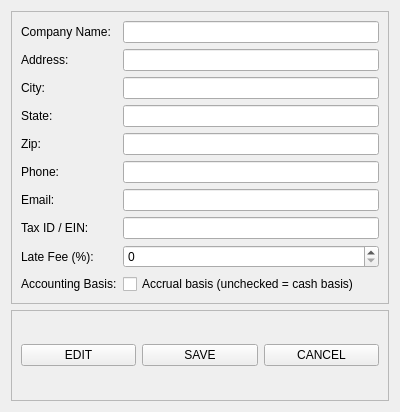
<?xml version="1.0" encoding="UTF-8"?>
<ui version="4.0">
 <class>CompanyProfile</class>
 <widget class="QWidget" name="CompanyProfile">
  <property name="geometry">
   <rect>
    <x>0</x>
    <y>0</y>
    <width>400</width>
    <height>412</height>
   </rect>
  </property>
  <property name="maximumSize">
   <size>
    <width>450</width>
    <height>500</height>
   </size>
  </property>
  <property name="windowTitle">
   <string>Company Profile</string>
  </property>
  <layout class="QVBoxLayout" name="verticalLayout">
   <item>
    <widget class="QFrame" name="frame">
     <property name="frameShape">
      <enum>QFrame::Shape::StyledPanel</enum>
     </property>
     <property name="frameShadow">
      <enum>QFrame::Shadow::Raised</enum>
     </property>
     <layout class="QFormLayout" name="formLayout">
      <item row="0" column="0">
       <widget class="QLabel" name="CompanyName_Label">
        <property name="text">
         <string>Company Name:</string>
        </property>
        <property name="buddy">
         <cstring>CompanyName_LineEdit</cstring>
        </property>
       </widget>
      </item>
      <item row="0" column="1">
       <widget class="QLineEdit" name="CompanyName_LineEdit"/>
      </item>
      <item row="1" column="0">
       <widget class="QLabel" name="Address_Label">
        <property name="text">
         <string>Address:</string>
        </property>
        <property name="buddy">
         <cstring>Address_LineEdit</cstring>
        </property>
       </widget>
      </item>
      <item row="1" column="1">
       <widget class="QLineEdit" name="Address_LineEdit"/>
      </item>
      <item row="2" column="0">
       <widget class="QLabel" name="City_Label">
        <property name="text">
         <string>City:</string>
        </property>
        <property name="buddy">
         <cstring>City_LineEdit</cstring>
        </property>
       </widget>
      </item>
      <item row="2" column="1">
       <widget class="QLineEdit" name="City_LineEdit"/>
      </item>
      <item row="3" column="0">
       <widget class="QLabel" name="State_Label">
        <property name="text">
         <string>State:</string>
        </property>
        <property name="buddy">
         <cstring>State_LineEdit</cstring>
        </property>
       </widget>
      </item>
      <item row="3" column="1">
       <widget class="QLineEdit" name="State_LineEdit"/>
      </item>
      <item row="4" column="0">
       <widget class="QLabel" name="Zip_Label">
        <property name="text">
         <string>Zip:</string>
        </property>
        <property name="buddy">
         <cstring>Zip_LineEdit</cstring>
        </property>
       </widget>
      </item>
      <item row="4" column="1">
       <widget class="QLineEdit" name="Zip_LineEdit"/>
      </item>
      <item row="5" column="0">
       <widget class="QLabel" name="Phone_Label">
        <property name="text">
         <string>Phone:</string>
        </property>
        <property name="buddy">
         <cstring>Phone_LineEdit</cstring>
        </property>
       </widget>
      </item>
      <item row="5" column="1">
       <widget class="QLineEdit" name="Phone_LineEdit"/>
      </item>
      <item row="6" column="0">
       <widget class="QLabel" name="Email_Label">
        <property name="text">
         <string>Email:</string>
        </property>
        <property name="buddy">
         <cstring>Email_LineEdit</cstring>
        </property>
       </widget>
      </item>
      <item row="6" column="1">
       <widget class="QLineEdit" name="Email_LineEdit"/>
      </item>
      <item row="7" column="0">
       <widget class="QLabel" name="TaxIdEin_Label">
        <property name="text">
         <string>Tax ID / EIN:</string>
        </property>
        <property name="buddy">
         <cstring>TaxIdEin_LineEdit</cstring>
        </property>
       </widget>
      </item>
      <item row="7" column="1">
       <widget class="QLineEdit" name="TaxIdEin_LineEdit"/>
      </item>
      <item row="8" column="0">
       <widget class="QLabel" name="LateFees_Label">
        <property name="text">
         <string>Late Fee (%):</string>
        </property>
        <property name="buddy">
         <cstring>LateFees_SpinBox</cstring>
        </property>
       </widget>
      </item>
      <item row="8" column="1">
       <widget class="QSpinBox" name="LateFees_SpinBox">
        <property name="minimum">
         <number>0</number>
        </property>
        <property name="maximum">
         <number>100</number>
        </property>
       </widget>
      </item>
      <item row="9" column="0">
       <widget class="QLabel" name="Accrual_Label">
        <property name="text">
         <string>Accounting Basis:</string>
        </property>
        <property name="buddy">
         <cstring>Accrual_CheckBox</cstring>
        </property>
       </widget>
      </item>
      <item row="9" column="1">
       <widget class="QCheckBox" name="Accrual_CheckBox">
        <property name="text">
         <string>Accrual basis (unchecked = cash basis)</string>
        </property>
       </widget>
      </item>
     </layout>
    </widget>
   </item>
   <item>
    <widget class="QFrame" name="frame_2">
     <property name="frameShape">
      <enum>QFrame::Shape::StyledPanel</enum>
     </property>
     <property name="frameShadow">
      <enum>QFrame::Shadow::Raised</enum>
     </property>
     <layout class="QHBoxLayout" name="horizontalLayout">
      <item>
       <widget class="QPushButton" name="Edit_PushButton">
        <property name="text">
         <string>EDIT</string>
        </property>
       </widget>
      </item>
      <item>
       <widget class="QPushButton" name="Save_PushButton">
        <property name="text">
         <string>SAVE</string>
        </property>
       </widget>
      </item>
      <item>
       <widget class="QPushButton" name="Cancel_PushButton">
        <property name="text">
         <string>CANCEL</string>
        </property>
       </widget>
      </item>
     </layout>
    </widget>
   </item>
  </layout>
 </widget>
 <resources/>
 <connections/>
</ui>
